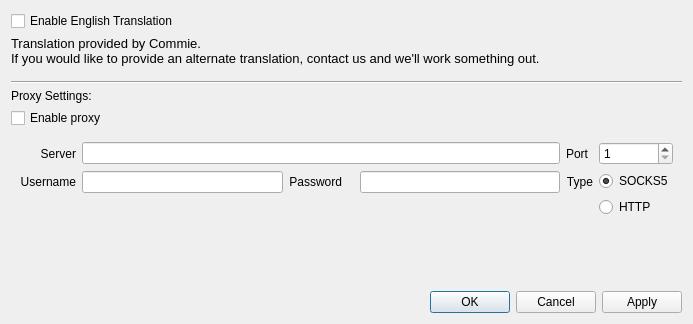
<?xml version="1.0" encoding="UTF-8"?>
<ui version="4.0">
 <class>KVSettingsDialog</class>
 <widget class="QDialog" name="KVSettingsDialog">
  <property name="windowModality">
   <enum>Qt::WindowModal</enum>
  </property>
  <property name="geometry">
   <rect>
    <x>0</x>
    <y>0</y>
    <width>693</width>
    <height>324</height>
   </rect>
  </property>
  <property name="windowTitle">
   <string>Settings</string>
  </property>
  <layout class="QVBoxLayout" name="verticalLayout">
   <property name="spacing">
    <number>5</number>
   </property>
   <item>
    <widget class="QCheckBox" name="translationCheckbox">
     <property name="text">
      <string>Enable English Translation</string>
     </property>
    </widget>
   </item>
   <item>
    <widget class="QLabel" name="label">
     <property name="font">
      <font>
       <pointsize>10</pointsize>
      </font>
     </property>
     <property name="text">
      <string>Translation provided by Commie.
If you would like to provide an alternate translation, contact us and we'll work something out.</string>
     </property>
     <property name="alignment">
      <set>Qt::AlignLeading|Qt::AlignLeft|Qt::AlignVCenter</set>
     </property>
    </widget>
   </item>
   <item>
    <spacer name="verticalSpacer_2">
     <property name="orientation">
      <enum>Qt::Vertical</enum>
     </property>
     <property name="sizeType">
      <enum>QSizePolicy::Preferred</enum>
     </property>
     <property name="sizeHint" stdset="0">
      <size>
       <width>20</width>
       <height>10</height>
      </size>
     </property>
    </spacer>
   </item>
   <item>
    <widget class="Line" name="line_2">
     <property name="orientation">
      <enum>Qt::Horizontal</enum>
     </property>
    </widget>
   </item>
   <item>
    <widget class="QLabel" name="label_2">
     <property name="text">
      <string>Proxy Settings:</string>
     </property>
    </widget>
   </item>
   <item>
    <widget class="QCheckBox" name="proxyCheckbox">
     <property name="text">
      <string>Enable proxy</string>
     </property>
    </widget>
   </item>
   <item>
    <widget class="QWidget" name="proxyContainer" native="true">
     <property name="minimumSize">
      <size>
       <width>0</width>
       <height>50</height>
      </size>
     </property>
     <layout class="QGridLayout" name="gridLayout">
      <item row="2" column="5">
       <widget class="QLineEdit" name="proxyPassEdit"/>
      </item>
      <item row="1" column="7">
       <widget class="QSpinBox" name="proxyPortBox">
        <property name="minimum">
         <number>1</number>
        </property>
        <property name="maximum">
         <number>65535</number>
        </property>
       </widget>
      </item>
      <item row="2" column="0">
       <widget class="QLabel" name="label_7">
        <property name="text">
         <string>Username</string>
        </property>
        <property name="alignment">
         <set>Qt::AlignRight|Qt::AlignTrailing|Qt::AlignVCenter</set>
        </property>
       </widget>
      </item>
      <item row="1" column="0">
       <widget class="QLabel" name="label_3">
        <property name="text">
         <string>Server</string>
        </property>
        <property name="alignment">
         <set>Qt::AlignRight|Qt::AlignTrailing|Qt::AlignVCenter</set>
        </property>
       </widget>
      </item>
      <item row="2" column="1">
       <widget class="QLineEdit" name="proxyUserEdit"/>
      </item>
      <item row="2" column="2">
       <widget class="QLabel" name="label_6">
        <property name="text">
         <string>Password</string>
        </property>
        <property name="alignment">
         <set>Qt::AlignRight|Qt::AlignTrailing|Qt::AlignVCenter</set>
        </property>
       </widget>
      </item>
      <item row="1" column="6">
       <widget class="QLabel" name="label_4">
        <property name="text">
         <string>Port</string>
        </property>
       </widget>
      </item>
      <item row="2" column="6">
       <widget class="QLabel" name="label_5">
        <property name="text">
         <string>Type</string>
        </property>
        <property name="alignment">
         <set>Qt::AlignRight|Qt::AlignTrailing|Qt::AlignVCenter</set>
        </property>
       </widget>
      </item>
      <item row="2" column="7" rowspan="2">
       <layout class="QVBoxLayout" name="verticalLayout_3">
        <item>
         <widget class="QRadioButton" name="socksProxyRadio">
          <property name="text">
           <string>SOCKS5</string>
          </property>
          <property name="checked">
           <bool>true</bool>
          </property>
         </widget>
        </item>
        <item>
         <widget class="QRadioButton" name="httpProxyRadio">
          <property name="text">
           <string>HTTP</string>
          </property>
         </widget>
        </item>
        <item>
         <spacer name="verticalSpacer_3">
          <property name="orientation">
           <enum>Qt::Vertical</enum>
          </property>
          <property name="sizeHint" stdset="0">
           <size>
            <width>20</width>
            <height>0</height>
           </size>
          </property>
         </spacer>
        </item>
       </layout>
      </item>
      <item row="1" column="1" colspan="5">
       <widget class="QLineEdit" name="proxyServerEdit"/>
      </item>
     </layout>
    </widget>
   </item>
   <item>
    <spacer name="verticalSpacer">
     <property name="orientation">
      <enum>Qt::Vertical</enum>
     </property>
     <property name="sizeHint" stdset="0">
      <size>
       <width>20</width>
       <height>0</height>
      </size>
     </property>
    </spacer>
   </item>
   <item>
    <widget class="QDialogButtonBox" name="buttonBox">
     <property name="orientation">
      <enum>Qt::Horizontal</enum>
     </property>
     <property name="standardButtons">
      <set>QDialogButtonBox::Apply|QDialogButtonBox::Cancel|QDialogButtonBox::Ok</set>
     </property>
    </widget>
   </item>
  </layout>
 </widget>
 <resources/>
 <connections>
  <connection>
   <sender>buttonBox</sender>
   <signal>accepted()</signal>
   <receiver>KVSettingsDialog</receiver>
   <slot>accept()</slot>
   <hints>
    <hint type="sourcelabel">
     <x>248</x>
     <y>254</y>
    </hint>
    <hint type="destinationlabel">
     <x>157</x>
     <y>274</y>
    </hint>
   </hints>
  </connection>
  <connection>
   <sender>buttonBox</sender>
   <signal>rejected()</signal>
   <receiver>KVSettingsDialog</receiver>
   <slot>reject()</slot>
   <hints>
    <hint type="sourcelabel">
     <x>316</x>
     <y>260</y>
    </hint>
    <hint type="destinationlabel">
     <x>286</x>
     <y>274</y>
    </hint>
   </hints>
  </connection>
 </connections>
</ui>
